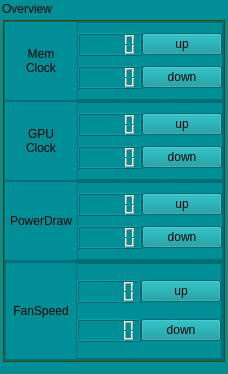
                     <widget class="QGroupBox" name="groupBox_3">
                      <property name="styleSheet">
                       <string notr="true">background-color: #008F96;</string>
                      </property>
                      <property name="title">
                       <string>Overview</string>
                      </property>
                      <layout class="QVBoxLayout" name="verticalLayout_5">
                       <property name="spacing">
                        <number>9</number>
                       </property>
                       <property name="leftMargin">
                        <number>0</number>
                       </property>
                       <property name="topMargin">
                        <number>0</number>
                       </property>
                       <property name="rightMargin">
                        <number>0</number>
                       </property>
                       <property name="bottomMargin">
                        <number>9</number>
                       </property>
                       <item>
                        <widget class="QFrame" name="frame_5">
                         <property name="styleSheet">
                          <string notr="true">background:rgb(91,90,0);</string>
                         </property>
                         <property name="frameShape">
                          <enum>QFrame::StyledPanel</enum>
                         </property>
                         <property name="frameShadow">
                          <enum>QFrame::Raised</enum>
                         </property>
                         <layout class="QVBoxLayout" name="verticalLayout_6">
                          <property name="spacing">
                           <number>0</number>
                          </property>
                          <property name="leftMargin">
                           <number>0</number>
                          </property>
                          <property name="topMargin">
                           <number>0</number>
                          </property>
                          <property name="rightMargin">
                           <number>0</number>
                          </property>
                          <property name="bottomMargin">
                           <number>0</number>
                          </property>
                          <item>
                           <widget class="QFrame" name="frame_6">
                            <property name="minimumSize">
                             <size>
                              <width>100</width>
                              <height>80</height>
                             </size>
                            </property>
                            <property name="styleSheet">
                             <string notr="true">background-color: #008F96;</string>
                            </property>
                            <property name="frameShape">
                             <enum>QFrame::StyledPanel</enum>
                            </property>
                            <property name="frameShadow">
                             <enum>QFrame::Raised</enum>
                            </property>
                            <layout class="QHBoxLayout" name="horizontalLayout_7">
                             <property name="spacing">
                              <number>0</number>
                             </property>
                             <property name="leftMargin">
                              <number>0</number>
                             </property>
                             <property name="topMargin">
                              <number>0</number>
                             </property>
                             <property name="rightMargin">
                              <number>0</number>
                             </property>
                             <property name="bottomMargin">
                              <number>0</number>
                             </property>
                             <item>
                              <widget class="QLabel" name="label_23">
                               <property name="minimumSize">
                                <size>
                                 <width>70</width>
                                 <height>0</height>
                                </size>
                               </property>
                               <property name="styleSheet">
                                <string notr="true">background-color: #008F96;</string>
                               </property>
                               <property name="text">
                                <string>Mem
Clock</string>
                               </property>
                               <property name="alignment">
                                <set>Qt::AlignCenter</set>
                               </property>
                              </widget>
                             </item>
                             <item>
                              <widget class="QFrame" name="frame_10">
                               <property name="minimumSize">
                                <size>
                                 <width>100</width>
                                 <height>50</height>
                                </size>
                               </property>
                               <property name="styleSheet">
                                <string notr="true">background-color: #008F96;</string>
                               </property>
                               <property name="frameShape">
                                <enum>QFrame::StyledPanel</enum>
                               </property>
                               <property name="frameShadow">
                                <enum>QFrame::Raised</enum>
                               </property>
                               <layout class="QGridLayout" name="gridLayout_7">
                                <property name="leftMargin">
                                 <number>0</number>
                                </property>
                                <property name="topMargin">
                                 <number>0</number>
                                </property>
                                <property name="rightMargin">
                                 <number>0</number>
                                </property>
                                <property name="bottomMargin">
                                 <number>0</number>
                                </property>
                                <property name="spacing">
                                 <number>0</number>
                                </property>
                                <item row="1" column="1">
                                 <widget class="QLCDNumber" name="lcdNumberMinMemClock"/>
                                </item>
                                <item row="0" column="1">
                                 <widget class="QLCDNumber" name="lcdNumberMaxMemClock"/>
                                </item>
                                <item row="0" column="2">
                                 <widget class="QPushButton" name="pushButton_2">
                                  <property name="styleSheet">
                                   <string notr="true">color: rgb(8, 8, 8);</string>
                                  </property>
                                  <property name="text">
                                   <string>up</string>
                                  </property>
                                 </widget>
                                </item>
                                <item row="1" column="2">
                                 <widget class="QPushButton" name="pushButton_3">
                                  <property name="styleSheet">
                                   <string notr="true">color: rgb(3, 3, 3);</string>
                                  </property>
                                  <property name="text">
                                   <string>down</string>
                                  </property>
                                 </widget>
                                </item>
                               </layout>
                              </widget>
                             </item>
                            </layout>
                           </widget>
                          </item>
                          <item>
                           <widget class="QFrame" name="frame_11">
                            <property name="minimumSize">
                             <size>
                              <width>100</width>
                              <height>80</height>
                             </size>
                            </property>
                            <property name="styleSheet">
                             <string notr="true">background-color: #008F96;</string>
                            </property>
                            <property name="frameShape">
                             <enum>QFrame::StyledPanel</enum>
                            </property>
                            <property name="frameShadow">
                             <enum>QFrame::Raised</enum>
                            </property>
                            <layout class="QHBoxLayout" name="horizontalLayout_8">
                             <property name="spacing">
                              <number>0</number>
                             </property>
                             <property name="leftMargin">
                              <number>0</number>
                             </property>
                             <property name="topMargin">
                              <number>0</number>
                             </property>
                             <property name="rightMargin">
                              <number>0</number>
                             </property>
                             <property name="bottomMargin">
                              <number>0</number>
                             </property>
                             <item>
                              <widget class="QLabel" name="label_34">
                               <property name="minimumSize">
                                <size>
                                 <width>70</width>
                                 <height>0</height>
                                </size>
                               </property>
                               <property name="text">
                                <string>GPU
Clock</string>
                               </property>
                               <property name="alignment">
                                <set>Qt::AlignCenter</set>
                               </property>
                              </widget>
                             </item>
                             <item>
                              <widget class="QFrame" name="frame_12">
                               <property name="minimumSize">
                                <size>
                                 <width>100</width>
                                 <height>50</height>
                                </size>
                               </property>
                               <property name="styleSheet">
                                <string notr="true">background-color: #008F96;</string>
                               </property>
                               <property name="frameShape">
                                <enum>QFrame::StyledPanel</enum>
                               </property>
                               <property name="frameShadow">
                                <enum>QFrame::Raised</enum>
                               </property>
                               <layout class="QGridLayout" name="gridLayout_10">
                                <property name="leftMargin">
                                 <number>0</number>
                                </property>
                                <property name="topMargin">
                                 <number>0</number>
                                </property>
                                <property name="rightMargin">
                                 <number>0</number>
                                </property>
                                <property name="bottomMargin">
                                 <number>0</number>
                                </property>
                                <property name="spacing">
                                 <number>0</number>
                                </property>
                                <item row="0" column="2">
                                 <widget class="QPushButton" name="pushButton_4">
                                  <property name="styleSheet">
                                   <string notr="true">color: rgb(3, 3, 3);</string>
                                  </property>
                                  <property name="text">
                                   <string>up</string>
                                  </property>
                                 </widget>
                                </item>
                                <item row="1" column="2">
                                 <widget class="QPushButton" name="pushButton_5">
                                  <property name="styleSheet">
                                   <string notr="true">color: rgb(3, 3, 3);</string>
                                  </property>
                                  <property name="text">
                                   <string>down</string>
                                  </property>
                                 </widget>
                                </item>
                                <item row="0" column="1">
                                 <widget class="QLCDNumber" name="lcdNumberMaxGPUClock"/>
                                </item>
                                <item row="1" column="1">
                                 <widget class="QLCDNumber" name="lcdNumberMinGPUClock"/>
                                </item>
                               </layout>
                              </widget>
                             </item>
                            </layout>
                           </widget>
                          </item>
                          <item>
                           <widget class="QFrame" name="frame_13">
                            <property name="minimumSize">
                             <size>
                              <width>100</width>
                              <height>80</height>
                             </size>
                            </property>
                            <property name="styleSheet">
                             <string notr="true">background-color: #008F96;</string>
                            </property>
                            <property name="frameShape">
                             <enum>QFrame::StyledPanel</enum>
                            </property>
                            <property name="frameShadow">
                             <enum>QFrame::Raised</enum>
                            </property>
                            <layout class="QHBoxLayout" name="horizontalLayout_10">
                             <property name="spacing">
                              <number>0</number>
                             </property>
                             <property name="leftMargin">
                              <number>0</number>
                             </property>
                             <property name="topMargin">
                              <number>0</number>
                             </property>
                             <property name="rightMargin">
                              <number>0</number>
                             </property>
                             <property name="bottomMargin">
                              <number>0</number>
                             </property>
                             <item>
                              <widget class="QLabel" name="label_36">
                               <property name="minimumSize">
                                <size>
                                 <width>70</width>
                                 <height>0</height>
                                </size>
                               </property>
                               <property name="styleSheet">
                                <string notr="true">background-color: #008F96;</string>
                               </property>
                               <property name="text">
                                <string>PowerDraw</string>
                               </property>
                               <property name="alignment">
                                <set>Qt::AlignCenter</set>
                               </property>
                              </widget>
                             </item>
                             <item>
                              <widget class="QFrame" name="frame_15">
                               <property name="minimumSize">
                                <size>
                                 <width>100</width>
                                 <height>50</height>
                                </size>
                               </property>
                               <property name="styleSheet">
                                <string notr="true">background-color: #008F96;</string>
                               </property>
                               <property name="frameShape">
                                <enum>QFrame::StyledPanel</enum>
                               </property>
                               <property name="frameShadow">
                                <enum>QFrame::Raised</enum>
                               </property>
                               <layout class="QGridLayout" name="gridLayout_14">
                                <property name="leftMargin">
                                 <number>0</number>
                                </property>
                                <property name="topMargin">
                                 <number>0</number>
                                </property>
                                <property name="rightMargin">
                                 <number>0</number>
                                </property>
                                <property name="bottomMargin">
                                 <number>0</number>
                                </property>
                                <property name="spacing">
                                 <number>0</number>
                                </property>
                                <item row="0" column="2">
                                 <widget class="QPushButton" name="pushButton_8">
                                  <property name="styleSheet">
                                   <string notr="true">color: rgb(3, 3, 3);</string>
                                  </property>
                                  <property name="text">
                                   <string>up</string>
                                  </property>
                                 </widget>
                                </item>
                                <item row="1" column="2">
                                 <widget class="QPushButton" name="pushButton_9">
                                  <property name="styleSheet">
                                   <string notr="true">color: rgb(3, 3, 3);</string>
                                  </property>
                                  <property name="text">
                                   <string>down</string>
                                  </property>
                                 </widget>
                                </item>
                                <item row="0" column="1">
                                 <widget class="QLCDNumber" name="lcdNumberMaxWatt"/>
                                </item>
                                <item row="1" column="1">
                                 <widget class="QLCDNumber" name="lcdNumberMinWatt"/>
                                </item>
                               </layout>
                              </widget>
                             </item>
                            </layout>
                           </widget>
                          </item>
                          <item>
                           <widget class="QFrame" name="frame_9">
                            <property name="minimumSize">
                             <size>
                              <width>100</width>
                              <height>100</height>
                             </size>
                            </property>
                            <property name="styleSheet">
                             <string notr="true">background-color: #008F96;</string>
                            </property>
                            <property name="frameShape">
                             <enum>QFrame::StyledPanel</enum>
                            </property>
                            <property name="frameShadow">
                             <enum>QFrame::Raised</enum>
                            </property>
                            <layout class="QGridLayout" name="gridLayout_5">
                             <property name="leftMargin">
                              <number>0</number>
                             </property>
                             <property name="topMargin">
                              <number>0</number>
                             </property>
                             <property name="rightMargin">
                              <number>0</number>
                             </property>
                             <property name="bottomMargin">
                              <number>0</number>
                             </property>
                             <property name="spacing">
                              <number>0</number>
                             </property>
                             <item row="0" column="0">
                              <widget class="QFrame" name="frame_40">
                               <property name="minimumSize">
                                <size>
                                 <width>100</width>
                                 <height>80</height>
                                </size>
                               </property>
                               <property name="styleSheet">
                                <string notr="true">background-color: #008F96;</string>
                               </property>
                               <property name="frameShape">
                                <enum>QFrame::StyledPanel</enum>
                               </property>
                               <property name="frameShadow">
                                <enum>QFrame::Raised</enum>
                               </property>
                               <layout class="QHBoxLayout" name="horizontalLayout_35">
                                <property name="spacing">
                                 <number>0</number>
                                </property>
                                <property name="leftMargin">
                                 <number>0</number>
                                </property>
                                <property name="topMargin">
                                 <number>0</number>
                                </property>
                                <property name="rightMargin">
                                 <number>0</number>
                                </property>
                                <property name="bottomMargin">
                                 <number>0</number>
                                </property>
                                <item>
                                 <widget class="QLabel" name="label_47">
                                  <property name="minimumSize">
                                   <size>
                                    <width>70</width>
                                    <height>0</height>
                                   </size>
                                  </property>
                                  <property name="text">
                                   <string>FanSpeed</string>
                                  </property>
                                  <property name="alignment">
                                   <set>Qt::AlignCenter</set>
                                  </property>
                                 </widget>
                                </item>
                                <item>
                                 <widget class="QFrame" name="frame_41">
                                  <property name="minimumSize">
                                   <size>
                                    <width>100</width>
                                    <height>50</height>
                                   </size>
                                  </property>
                                  <property name="styleSheet">
                                   <string notr="true">background-color: #008F96;</string>
                                  </property>
                                  <property name="frameShape">
                                   <enum>QFrame::StyledPanel</enum>
                                  </property>
                                  <property name="frameShadow">
                                   <enum>QFrame::Raised</enum>
                                  </property>
                                  <layout class="QGridLayout" name="gridLayout_43">
                                   <property name="leftMargin">
                                    <number>0</number>
                                   </property>
                                   <property name="topMargin">
                                    <number>0</number>
                                   </property>
                                   <property name="rightMargin">
                                    <number>0</number>
                                   </property>
                                   <property name="bottomMargin">
                                    <number>0</number>
                                   </property>
                                   <property name="spacing">
                                    <number>0</number>
                                   </property>
                                   <item row="1" column="2">
                                    <widget class="QPushButton" name="pushButton_12">
                                     <property name="styleSheet">
                                      <string notr="true">color: rgb(3, 3, 3);</string>
                                     </property>
                                     <property name="text">
                                      <string>down</string>
                                     </property>
                                    </widget>
                                   </item>
                                   <item row="0" column="2">
                                    <widget class="QPushButton" name="pushButton_11">
                                     <property name="styleSheet">
                                      <string notr="true">color: rgb(3, 3, 3);</string>
                                     </property>
                                     <property name="text">
                                      <string>up</string>
                                     </property>
                                    </widget>
                                   </item>
                                   <item row="0" column="1">
                                    <widget class="QLCDNumber" name="lcdNumberMaxFanSpeed"/>
                                   </item>
                                   <item row="1" column="1">
                                    <widget class="QLCDNumber" name="lcdNumberMinFanSpeed"/>
                                   </item>
                                  </layout>
                                 </widget>
                                </item>
                               </layout>
                              </widget>
                             </item>
                            </layout>
                           </widget>
                          </item>
                         </layout>
                        </widget>
                       </item>
                      </layout>
                     </widget>
